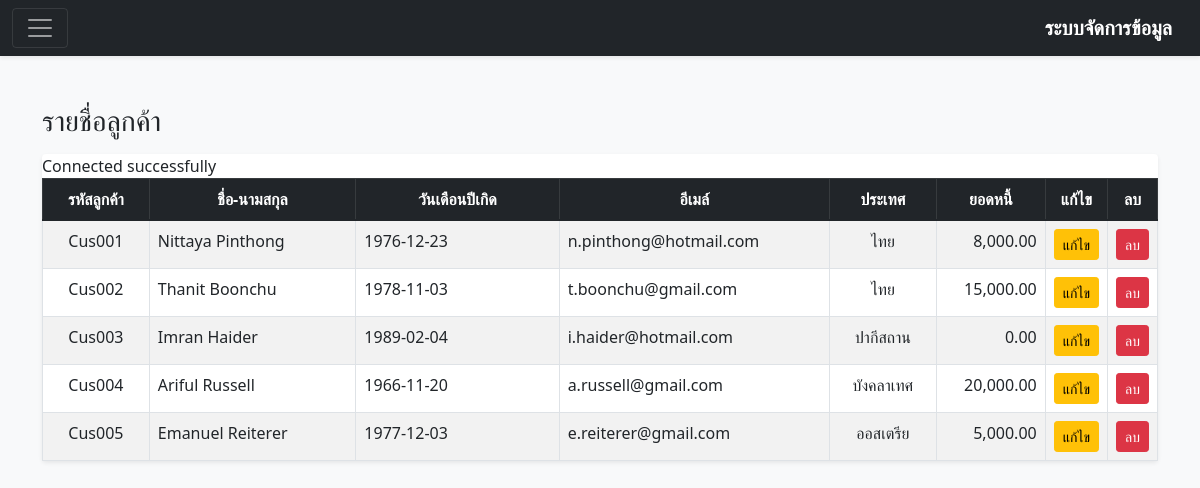
The page / on the database its author committed.
### tables this page shows
CREATE TABLE `customer` (
  `CustomerID` varchar(6) NOT NULL,
  `Name` varchar(40) NOT NULL,
  `Birthdate` date NOT NULL,
  `Email` varchar(40) NOT NULL,
  `CountryCode` varchar(2) NOT NULL,
  `OutstandingDebt` float NOT NULL
);

CREATE TABLE `country` (
  `CountryCode` varchar(2) NOT NULL,
  `CountryName` varchar(20) NOT NULL
);

### index.php (the view, shortened to what this page needs)
<!DOCTYPE html>
<html lang="en">
<head>
    <link href="https://cdn.jsdelivr.net/npm/bootstrap@5.1.1/dist/css/bootstrap.min.css" rel="stylesheet">
</head>
<body class="bg-light">
    <?php include 'navbar.php'; ?>
    <div class="container mb-5">
        <div class="row">
            <div class="col-md-12"> <br>
                <h3>รายชื่อลูกค้า</h3>
                <div class="card shadow-sm mt-3 border-0">
                    <div class="card-body p-0">
                        <table class="table table-striped table-hover table-responsive table-bordered mb-0">
                            <thead class="table-dark" align="center">
                                <tr>
                                    <th width="10%">รหัสลูกค้า</th>
                                    <th width="20%">ชื่อ-นามสกุล</th>
                                    <th width="20%">วันเดือนปีเกิด</th>
                                    <th width="25%">อีเมล์</th>
                                    <th width="10%">ประเทศ</th>
                                    <th width="10%">ยอดหนี้</th>
                                    <th width="5%">แก้ไข</th>
                                    <th width="5%">ลบ</th>
                                </tr>
                            </thead>
                            <tbody>
                                <?php
                                require 'connect.php';
                                $sql = "SELECT * FROM customer, country WHERE customer.CountryCode = country.CountryCode ORDER BY CustomerID";
                                $stmt = $conn->prepare($sql);
                                $stmt->execute();
                                $result = $stmt->fetchAll();
                                foreach ($result as $r) { ?>
                                    <tr>
                                        <td align="center"><?= $r['CustomerID'] ?></td>
                                        <td><?= $r['Name'] ?></td>
                                        <td><?= $r['Birthdate'] ?></td>
                                        <td><?= $r['Email'] ?></td>
                                        <td align="center"><?= $r['CountryName'] ?></td>
                                        <td align="right"><?= number_format($r['OutstandingDebt'], 2) ?></td>
                                        <td align="center"><a href="updateCustomerForm.php?CustomerID=<?= $r['CustomerID'] ?>" class="btn btn-warning btn-sm">แก้ไข</a></td>
                                        <td align="center">
                                            <button type="button" class="btn btn-danger btn-sm btn-delete" data-id="<?= $r['CustomerID'] ?>">ลบ</button>
                                        </td>
                                    </tr>
                                <?php
                                }
                                ?>
                            </tbody>
                        </table>
                    </div>
                </div>
            </div>
        </div>
    </div>
</body>
</html>

### navbar.php (shortened to what this page needs)
<nav class="navbar navbar-dark bg-dark mb-4 shadow-sm">
    <div class="container-fluid">
        <button class="navbar-toggler" type="button" data-bs-toggle="offcanvas" data-bs-target="#sidebarMenu" aria-controls="sidebarMenu">
            <span class="navbar-toggler-icon"></span>
        </button>
        <a class="navbar-brand fw-bold" href="index.php">ระบบจัดการข้อมูล</a>
    </div>
</nav>

### rows shown on the page
customer: CustomerID "Cus001", Name "Nittaya Pinthong", Birthdate "1976-12-23", Email "n.pinthong@hotmail.com", CountryCode.CountryName "ไทย", OutstandingDebt "8,000.00"
customer: CustomerID "Cus002", Name "Thanit Boonchu", Birthdate "1978-11-03", Email "t.boonchu@gmail.com", CountryCode.CountryName "ไทย", OutstandingDebt "15,000.00"
customer: CustomerID "Cus003", Name "Imran Haider", Birthdate "1989-02-04", Email "i.haider@hotmail.com", CountryCode.CountryName "ปากีสถาน", OutstandingDebt "0.00"
customer: CustomerID "Cus004", Name "Ariful Russell", Birthdate "1966-11-20", Email "a.russell@gmail.com", CountryCode.CountryName "บังคลาเทศ", OutstandingDebt "20,000.00"
customer: CustomerID "Cus005", Name "Emanuel Reiterer", Birthdate "1977-12-03", Email "e.reiterer@gmail.com", CountryCode.CountryName "ออสเตรีย", OutstandingDebt "5,000.00"
